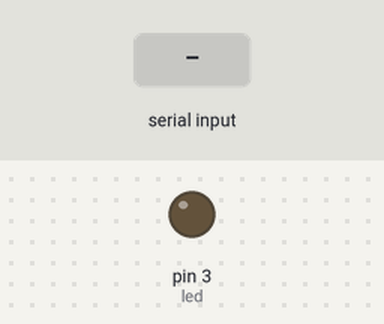
A sketch run on a simulated Arduino Uno, built with avr-gcc and run on an emulated ATmega328P. On the bench: output pins drawn as LEDs (lit = HIGH). The test bench sets the inputs (shaded band).

Above: at 1.2 s.
1.3 s: "1" received over Serial
At 1.6 s:
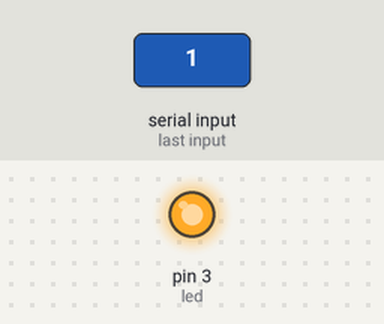
2.8 s: "0" received over Serial
At 3.9 s:
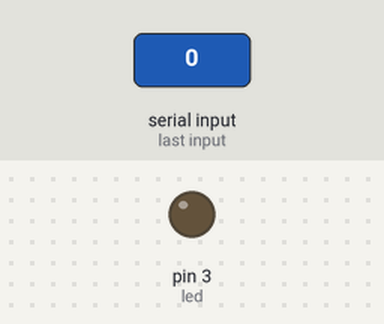
Timing chart, 0 to 5.8 s (numbered marks = the images above; inputs shaded):
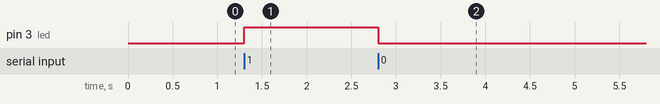

Measured:
- after the input at 1.3 s, pin 3 (led): LOW → HIGH at once
- after the input at 2.8 s, pin 3 (led): HIGH → LOW at once

The sketch:

code.ino
```cpp
int led = 3;
char serial;

void setup() {

  Serial.begin(9600);
  pinMode(led , OUTPUT);

}

void loop() {

  while(Serial.available()) {

    serial = Serial.read();
    if (serial == '1') {

      digitalWrite(led , 1);

    } else if (serial == '0') {

      digitalWrite(led , 0);

    }

  }

}
```
